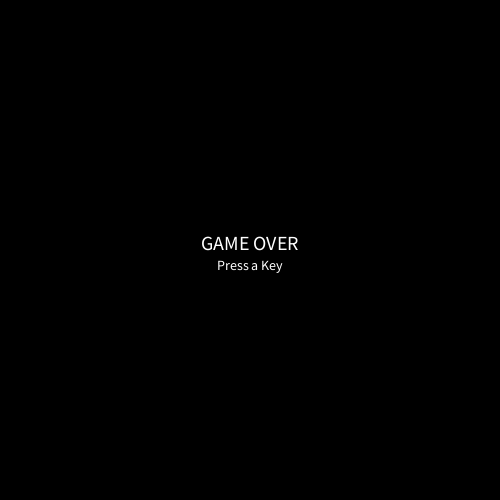
Frame 1 (no input)
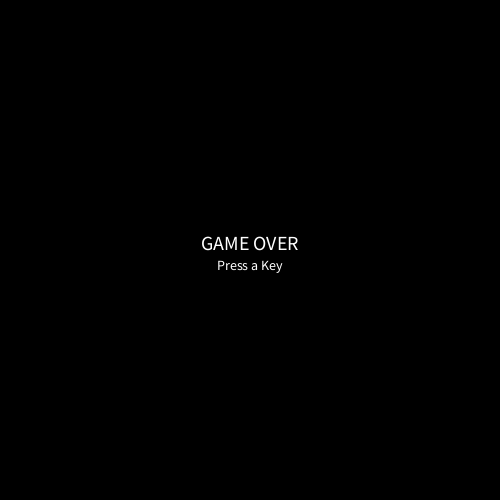
Frame 60 (the mouse pressed at the canvas centre just before this capture)
Frame 120 (the mouse held since frame 60 and released just before this capture): identical to frame 60, image omitted

The Processing sketch that drew these frames (run headless with seeded random() and noise(); from frame 60 on, the mouse is pressed at the canvas centre):

// Processing sketch: sketch_27_pala
// ── sketch_27_pala.pde
boolean gameOver = true; 
int score1;
float posY; 
float posX; 
int speedX;
float speedY;

void setup () {
  size(500, 500); 
  posX = width/2; //posición X de pelota
  posY = height/2; //posición y de pelota
  speedX = 2; //velocidad x de pelota
  speedY= -5; //velocidad y de pelota
  score1= 0;//marcador
  rectMode(CENTER);
}

void draw () {
  background(0);

  if (gameOver == true) {//si la variable gameOver es verdadera
    textAlign(CENTER);
    textSize(14);
    text ("Press a Key", width/2, (height/2)+20);
    textSize(20);
    text ("GAME OVER", width/2, height/2);
  } 
  else {// en caso que gameOver sea falsa vamos a jugar

    fill(255);
    rect( mouseX, height*0.9, 60, 10);//dibujamos la pala
    fill(255);
    ellipse(posX, posY, 10, 10);//dibujamos la pelota

    if (posY< 0) {// si la pelota está arriba del todo, cambiamos sentido 
      speedY= - speedY;
      posY= 0;
    }

    if (posY >height) {// si la pelota está abajo del todo termina la partida
      posX = width/2;
      posY = height/2;
      gameOver = true;
      speedX = speedX ;
      speedY = speedY ;
    }
    if (posX> width) {//si la pelota llega a la derecha cambia de sentido
      speedX= - speedX;
      posX= width;
    }

    if (posX< 0) {//si la pelota llega a la izquierda cambia de sentido
      speedX= - speedX;
      posX= 0;
    }

    
    if (posX > mouseX-30 && posX < mouseX + 30 && posY > 0.9*height-5 && posY < 0.9*height+5) {
      //este if controla que esté tocando la pala
      speedX = speedX;
      speedY = -1*speedY;
      score1= score1+1;
    } 
    else {// si no toca la pala

      text(score1, 320, 30);
    }

    println(posY);
    posX= posX + speedX; 
    posY= posY + speedY;
  }
}

void keyPressed() {
  if (gameOver == true) {
    gameOver = false;
    score1=0;
  }
}
